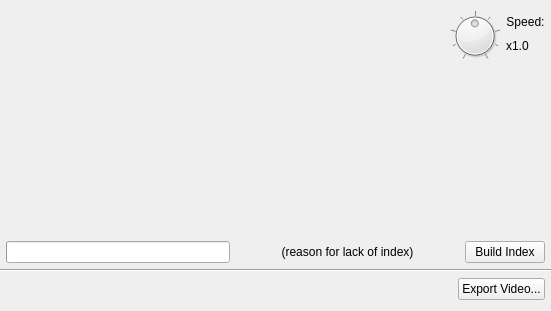
<?xml version="1.0" encoding="UTF-8"?>
<ui version="4.0">
 <class>PlaybackDialog</class>
 <widget class="QDialog" name="PlaybackDialog">
  <property name="geometry">
   <rect>
    <x>0</x>
    <y>0</y>
    <width>551</width>
    <height>311</height>
   </rect>
  </property>
  <property name="windowTitle">
   <string>Playback</string>
  </property>
  <layout class="QVBoxLayout" name="verticalLayout">
   <property name="leftMargin">
    <number>0</number>
   </property>
   <property name="rightMargin">
    <number>0</number>
   </property>
   <item>
    <layout class="QHBoxLayout" name="horizontalLayout_2">
     <property name="leftMargin">
      <number>6</number>
     </property>
     <property name="rightMargin">
      <number>6</number>
     </property>
     <item>
      <layout class="QHBoxLayout" name="horizontalLayout">
       <item>
        <widget class="QToolButton" name="skipBackward">
         <property name="enabled">
          <bool>false</bool>
         </property>
         <property name="toolTip">
          <string>Rewind stroke</string>
         </property>
         <property name="icon">
          <iconset theme="media-skip-backward">
           <normaloff>theme:media-playback-start.svg</normaloff>theme:media-playback-start.svg</iconset>
         </property>
         <property name="iconSize">
          <size>
           <width>32</width>
           <height>32</height>
          </size>
         </property>
         <property name="autoRaise">
          <bool>true</bool>
         </property>
        </widget>
       </item>
       <item>
        <widget class="QToolButton" name="play">
         <property name="toolTip">
          <string>Play</string>
         </property>
         <property name="icon">
          <iconset theme="media-playback-start">
           <normaloff>theme:media-playback-start.svg</normaloff>theme:media-playback-start.svg</iconset>
         </property>
         <property name="iconSize">
          <size>
           <width>42</width>
           <height>42</height>
          </size>
         </property>
         <property name="checkable">
          <bool>true</bool>
         </property>
         <property name="autoRaise">
          <bool>true</bool>
         </property>
        </widget>
       </item>
       <item>
        <widget class="QToolButton" name="stepForward">
         <property name="toolTip">
          <string>Step</string>
         </property>
         <property name="icon">
          <iconset theme="media-seek-forward">
           <normaloff>theme:media-seek-forward.svg</normaloff>theme:media-seek-forward.svg</iconset>
         </property>
         <property name="iconSize">
          <size>
           <width>32</width>
           <height>32</height>
          </size>
         </property>
         <property name="autoRaise">
          <bool>true</bool>
         </property>
        </widget>
       </item>
       <item>
        <widget class="QToolButton" name="skipForward">
         <property name="toolTip">
          <string>Skip stroke</string>
         </property>
         <property name="icon">
          <iconset theme="media-skip-forward">
           <normaloff>theme:media-skip-forward.svg</normaloff>theme:media-skip-forward.svg</iconset>
         </property>
         <property name="iconSize">
          <size>
           <width>32</width>
           <height>32</height>
          </size>
         </property>
         <property name="autoRaise">
          <bool>true</bool>
         </property>
        </widget>
       </item>
       <item>
        <widget class="QToolButton" name="markers">
         <property name="icon">
          <iconset theme="flag">
           <normaloff>theme:media-skip-forward.svg</normaloff>theme:media-skip-forward.svg</iconset>
         </property>
         <property name="iconSize">
          <size>
           <width>32</width>
           <height>32</height>
          </size>
         </property>
         <property name="popupMode">
          <enum>QToolButton::InstantPopup</enum>
         </property>
         <property name="autoRaise">
          <bool>true</bool>
         </property>
        </widget>
       </item>
      </layout>
     </item>
     <item>
      <spacer name="horizontalSpacer">
       <property name="orientation">
        <enum>Qt::Horizontal</enum>
       </property>
       <property name="sizeHint" stdset="0">
        <size>
         <width>40</width>
         <height>20</height>
        </size>
       </property>
      </spacer>
     </item>
     <item>
      <layout class="QGridLayout" name="gridLayout">
       <item row="0" column="0" rowspan="2">
        <widget class="QDial" name="speedcontrol">
         <property name="sizePolicy">
          <sizepolicy hsizetype="Fixed" vsizetype="Fixed">
           <horstretch>0</horstretch>
           <verstretch>0</verstretch>
          </sizepolicy>
         </property>
         <property name="maximumSize">
          <size>
           <width>50</width>
           <height>50</height>
          </size>
         </property>
         <property name="minimum">
          <number>1</number>
         </property>
         <property name="maximum">
          <number>200</number>
         </property>
         <property name="value">
          <number>100</number>
         </property>
         <property name="notchTarget">
          <double>25.000000000000000</double>
         </property>
         <property name="notchesVisible">
          <bool>true</bool>
         </property>
        </widget>
       </item>
       <item row="0" column="1">
        <widget class="QLabel" name="label_5">
         <property name="text">
          <string>Speed:</string>
         </property>
         <property name="alignment">
          <set>Qt::AlignCenter</set>
         </property>
        </widget>
       </item>
       <item row="1" column="1">
        <widget class="QLabel" name="speedLabel">
         <property name="text">
          <string notr="true">x1.0</string>
         </property>
         <property name="alignment">
          <set>Qt::AlignLeading|Qt::AlignLeft|Qt::AlignTop</set>
         </property>
        </widget>
       </item>
      </layout>
     </item>
    </layout>
   </item>
   <item>
    <widget class="widgets::Filmstrip" name="filmStrip">
     <property name="sizePolicy">
      <sizepolicy hsizetype="Expanding" vsizetype="Expanding">
       <horstretch>0</horstretch>
       <verstretch>0</verstretch>
      </sizepolicy>
     </property>
    </widget>
   </item>
   <item>
    <layout class="QHBoxLayout" name="horizontalLayout_4">
     <property name="leftMargin">
      <number>6</number>
     </property>
     <property name="rightMargin">
      <number>6</number>
     </property>
     <item>
      <widget class="QProgressBar" name="buildIndexProgress">
       <property name="textVisible">
        <bool>false</bool>
       </property>
      </widget>
     </item>
     <item>
      <widget class="QLabel" name="noIndexReason">
       <property name="sizePolicy">
        <sizepolicy hsizetype="Expanding" vsizetype="Preferred">
         <horstretch>0</horstretch>
         <verstretch>0</verstretch>
        </sizepolicy>
       </property>
       <property name="text">
        <string notr="true">(reason for lack of index)</string>
       </property>
       <property name="alignment">
        <set>Qt::AlignCenter</set>
       </property>
      </widget>
     </item>
     <item>
      <widget class="QPushButton" name="buildIndexButton">
       <property name="text">
        <string>Build Index</string>
       </property>
       <property name="autoDefault">
        <bool>false</bool>
       </property>
      </widget>
     </item>
    </layout>
   </item>
   <item>
    <widget class="Line" name="line">
     <property name="orientation">
      <enum>Qt::Horizontal</enum>
     </property>
    </widget>
   </item>
   <item>
    <layout class="QHBoxLayout" name="horizontalLayout_7">
     <property name="leftMargin">
      <number>6</number>
     </property>
     <property name="rightMargin">
      <number>6</number>
     </property>
     <item>
      <widget class="QStackedWidget" name="exportStack">
       <property name="sizePolicy">
        <sizepolicy hsizetype="Preferred" vsizetype="Fixed">
         <horstretch>0</horstretch>
         <verstretch>0</verstretch>
        </sizepolicy>
       </property>
       <property name="currentIndex">
        <number>1</number>
       </property>
       <widget class="QWidget" name="page">
        <layout class="QHBoxLayout" name="horizontalLayout_3">
         <property name="leftMargin">
          <number>0</number>
         </property>
         <property name="topMargin">
          <number>0</number>
         </property>
         <property name="rightMargin">
          <number>0</number>
         </property>
         <property name="bottomMargin">
          <number>0</number>
         </property>
         <item>
          <widget class="QLabel" name="label_2">
           <property name="sizePolicy">
            <sizepolicy hsizetype="Fixed" vsizetype="Preferred">
             <horstretch>0</horstretch>
             <verstretch>0</verstretch>
            </sizepolicy>
           </property>
           <property name="text">
            <string>Frame:</string>
           </property>
          </widget>
         </item>
         <item>
          <widget class="QLabel" name="frameLabel">
           <property name="sizePolicy">
            <sizepolicy hsizetype="Preferred" vsizetype="Fixed">
             <horstretch>0</horstretch>
             <verstretch>0</verstretch>
            </sizepolicy>
           </property>
           <property name="frameShape">
            <enum>QFrame::StyledPanel</enum>
           </property>
           <property name="frameShadow">
            <enum>QFrame::Sunken</enum>
           </property>
           <property name="text">
            <string notr="true">0</string>
           </property>
          </widget>
         </item>
         <item>
          <widget class="QLabel" name="label_4">
           <property name="sizePolicy">
            <sizepolicy hsizetype="Fixed" vsizetype="Preferred">
             <horstretch>0</horstretch>
             <verstretch>0</verstretch>
            </sizepolicy>
           </property>
           <property name="text">
            <string>Time:</string>
           </property>
          </widget>
         </item>
         <item>
          <widget class="QLabel" name="timeLabel">
           <property name="sizePolicy">
            <sizepolicy hsizetype="Preferred" vsizetype="Fixed">
             <horstretch>0</horstretch>
             <verstretch>0</verstretch>
            </sizepolicy>
           </property>
           <property name="frameShape">
            <enum>QFrame::StyledPanel</enum>
           </property>
           <property name="frameShadow">
            <enum>QFrame::Sunken</enum>
           </property>
           <property name="text">
            <string notr="true">0</string>
           </property>
          </widget>
         </item>
         <item>
          <spacer name="horizontalSpacer_3">
           <property name="orientation">
            <enum>Qt::Horizontal</enum>
           </property>
           <property name="sizeType">
            <enum>QSizePolicy::Fixed</enum>
           </property>
           <property name="sizeHint" stdset="0">
            <size>
             <width>40</width>
             <height>20</height>
            </size>
           </property>
          </spacer>
         </item>
         <item>
          <widget class="QCheckBox" name="autoSaveFrame">
           <property name="sizePolicy">
            <sizepolicy hsizetype="Fixed" vsizetype="Fixed">
             <horstretch>0</horstretch>
             <verstretch>0</verstretch>
            </sizepolicy>
           </property>
           <property name="toolTip">
            <string>Automatically save a frame at each step</string>
           </property>
           <property name="text">
            <string>Autosave</string>
           </property>
           <property name="checked">
            <bool>true</bool>
           </property>
          </widget>
         </item>
         <item>
          <widget class="QPushButton" name="saveFrame">
           <property name="enabled">
            <bool>false</bool>
           </property>
           <property name="text">
            <string>Save frame</string>
           </property>
          </widget>
         </item>
         <item>
          <widget class="QPushButton" name="stopExport">
           <property name="text">
            <string>Stop</string>
           </property>
           <property name="autoDefault">
            <bool>false</bool>
           </property>
          </widget>
         </item>
        </layout>
       </widget>
       <widget class="QWidget" name="page_2">
        <layout class="QHBoxLayout" name="horizontalLayout_6">
         <property name="leftMargin">
          <number>0</number>
         </property>
         <property name="topMargin">
          <number>0</number>
         </property>
         <property name="rightMargin">
          <number>0</number>
         </property>
         <property name="bottomMargin">
          <number>0</number>
         </property>
         <item>
          <spacer name="horizontalSpacer_4">
           <property name="orientation">
            <enum>Qt::Horizontal</enum>
           </property>
           <property name="sizeHint" stdset="0">
            <size>
             <width>412</width>
             <height>20</height>
            </size>
           </property>
          </spacer>
         </item>
         <item>
          <widget class="QPushButton" name="configureExportButton">
           <property name="text">
            <string>Export Video...</string>
           </property>
           <property name="autoDefault">
            <bool>false</bool>
           </property>
          </widget>
         </item>
        </layout>
       </widget>
      </widget>
     </item>
    </layout>
   </item>
  </layout>
 </widget>
 <customwidgets>
  <customwidget>
   <class>widgets::Filmstrip</class>
   <extends>QWidget</extends>
   <header>widgets/filmstrip.h</header>
  </customwidget>
 </customwidgets>
 <resources/>
 <connections/>
</ui>
